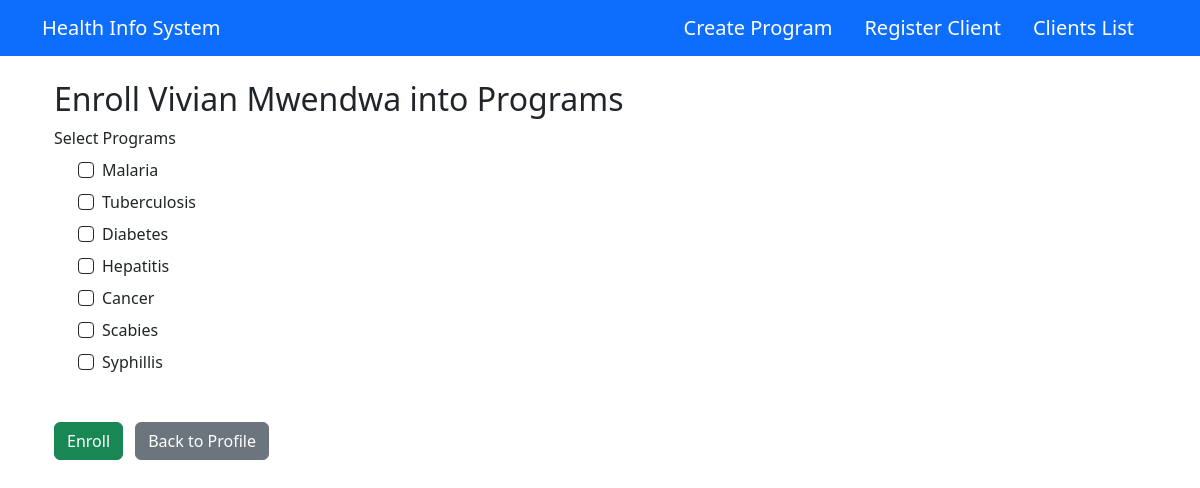
Screenshot of /clients/5/enroll/ with the database file from the repository.
### healthIS/models.py (models this page shows, shortened)
class Client(models.Model):
    GENDER_CHOICES = [
        ('Male', 'Male'),
        ('Female', 'Female'),
        ('Other', 'Other')
    ]
    first_name = models.CharField(max_length=100)
    last_name = models.CharField(max_length=100)
    dob = models.DateField()
    email = models.EmailField(unique=True)
    gender = models.CharField(max_length=10, choices=GENDER_CHOICES)
    contact_info = models.CharField(max_length=255)
    date_registered = models.DateTimeField(auto_now_add=True)

class HealthProgram(models.Model):
    name = models.CharField(max_length=100, unique=True)
    description = models.TextField(blank=True)
    date_created = models.DateTimeField(auto_now_add=True)

### healthIS/views.py (the view)
# urls.py: path('clients/<int:client_id>/enroll/', views.enroll_client, name='enroll_client'),
def enroll_client(request, client_id):
    client = get_object_or_404(Client, id=client_id)
    programs = HealthProgram.objects.all()
    if request.method == 'POST':
        program_ids = request.POST.getlist('programs')
        for pid in program_ids:
            program = HealthProgram.objects.get(id=pid)
            Enrollment.objects.get_or_create(client=client, program=program)
        return redirect('client-profile', client_id=client.id)
    return render(request, 'healthIS/enroll_client.html', {'client': client, 'programs': programs})

### healthIS/templates/healthIS/enroll_client.html (shortened to what this page needs)
{% extends 'healthIS/base.html' %}
{% block content %}
<div class="container mt-4">
    <h2>Enroll {{ client.first_name }} {{ client.last_name }} into Programs</h2>
    <form method="post">
        <div class="mb-3">
            <label class="form-label">Select Programs</label>
            <div class="form-check">
                {% for program in programs %}
                    <div class="form-check mb-2">
                        <input
                            class="form-check-input border border-dark"
                            type="checkbox"
                            name="programs"
                            value="{{ program.id }}"
                            id="program{{ program.id }}"
                        >
                        <label class="form-check-label" for="program{{ program.id }}">
                            {{ program.name }}
                        </label>
                    </div>
                {% endfor %}
            </div>
        </div>
        <div class="mt-5">
            <button type="submit" class="btn btn-success">Enroll</button>
            <a href="{% url 'client-profile' client.id %}" class="btn btn-secondary ms-2">Back to Profile</a>
        </div>
    </form>
</div>
{% endblock %}

### rows the page displays
Client: first_name "Vivian", last_name "Mwendwa"
HealthProgram: name "Malaria"
HealthProgram: name "Tuberculosis"
HealthProgram: name "Diabetes"
HealthProgram: name "Hepatitis"
HealthProgram: name "Cancer"
HealthProgram: name "Scabies"
HealthProgram: name "Syphillis"
